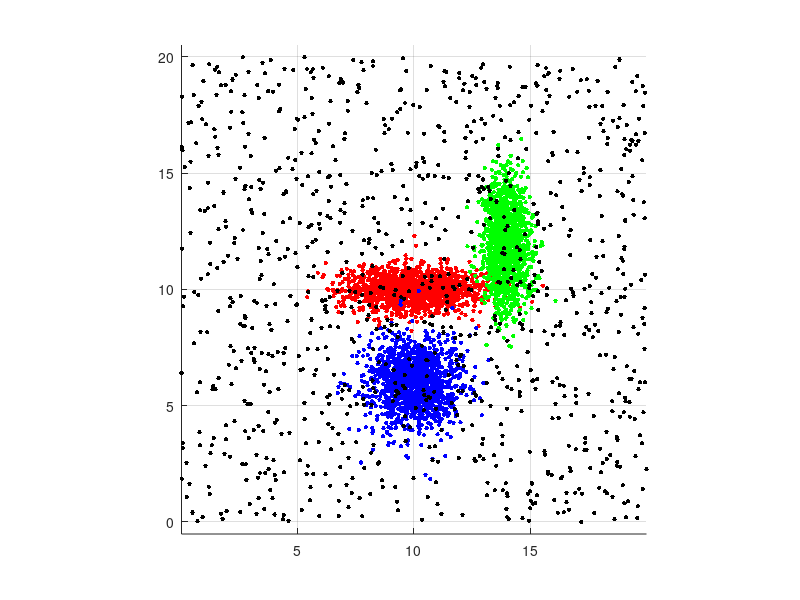

MATLAB code for this plot: (Note: this script raises an error after producing the figure.)
clear all; close all;
%% Goal
% LDA example for 2D data
%% Data generation
% The following code shows the data generation process.
% The feature space contains only two dimensions.
% First we have to define clusters' centroids that will be used as seeds
% for data generation
c1_x = 10;
c1_y = 10;
c2_x = 14;
c2_y = 12;
c3_x = 10;
c3_y = 6;

original_centroids = [c1_x c2_x c3_x; c1_y c2_y c3_y];
poins_in_class = [1500 1300 1400];

% Generate points around each centroid
% For the first cluster 125 points are generated.
% The points will be more spread out in X direction 
x1 = 1.5 * randn(1, poins_in_class(1)) + c1_x;
y1 = 0.5 * randn(1, poins_in_class(1)) + c1_y;

% The second cluster contains 75 points.
% The points will be a bit more spread out in X direction as well.
x2 = 0.5 * randn(1, poins_in_class(2)) + c2_x;
y2 = 1.5 * randn(1, poins_in_class(2)) + c2_y;

% For the third cluster 100 points are generated.
% The points will be a bit more spread out in Y direction 
x3 = 1.0 * randn(1, poins_in_class(3)) + c3_x;
y3 = 1.0 * randn(1, poins_in_class(3)) + c3_y;


% Lastly, we generate 200 noise points across the whole feature space.
x_noise = 20 * rand(1, 1000);
y_noise = 20 * rand(1, 1000);
 

% The following lines visualize generated points
figure('Position', [100, 100, 600, 600]), hold on, grid on, axis equal;
plot(x1, y1, 'r.', 'MarkerSize', 10);
plot(x2, y2, 'g.', 'MarkerSize', 10)
plot(x3, y3, 'b.', 'MarkerSize', 10)
plot(x_noise, y_noise, 'k.', 'MarkerSize', 10)

%% data preparation
Group_X = [x1; y1]';
Group_Y = [x2; y2]';
All_data = [Group_X;Group_Y];
All_data_label = [];
for k=1:length(All_data)
    if k<=length(Group_X)
        All_data_label = [All_data_label; 'X'];
    else
        All_data_label = [All_data_label; 'Y'];
    end    
end;

%we take 80% of data to classification, 20% to testing
testing_ind = [];
for i=1:length(All_data)
    if rand>0.8
        testing_ind = [testing_ind,i];
    end;
end;

training_ind = setxor(1:length(All_data),testing_ind);
% proper LDA
[ldaClass, err, P, logp, coeff] = classify(All_data(testing_ind,:),All_data(training_ind,:),All_data_label(training_ind,:),'linear');

%confussion matrix
[ldaResumbCM, grpOrder]=confusionmat(All_data_label(testing_ind,:),ldaClass)

K = coeff(1,2).const
L = coeff(1,2).linear

f = @(x,y) K + [x y]*L;

h2 = ezplot(f,[min(All_data(:,1)) max(All_data(:,1)) min(All_data(:,2)) max(All_data(:,2))]);

%%
hold on


Group_X_testing = [];
Group_Y_testing = [];

for k = 1:length(All_data)
if ~isempty(find(testing_ind==k))
if strcmp(All_data_label(k,:),'X')==1
Group_X_testing = [Group_X_testing,k];
else
Group_Y_testing = [Group_Y_testing,k];
end
end
end
plot(All_data(Group_X_testing,1),All_data(Group_X_testing,2),'g.');
hold on
plot(All_data(Group_Y_testing,1),All_data(Group_Y_testing,2),'r.');